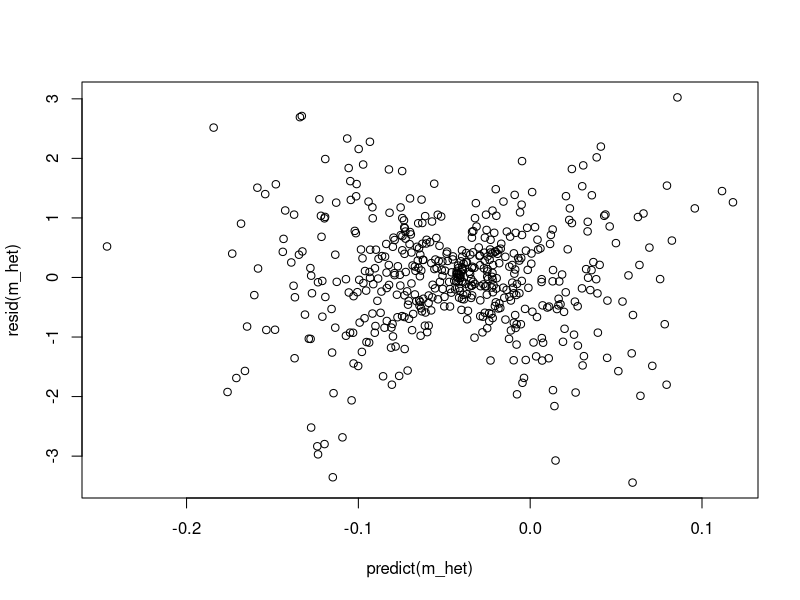
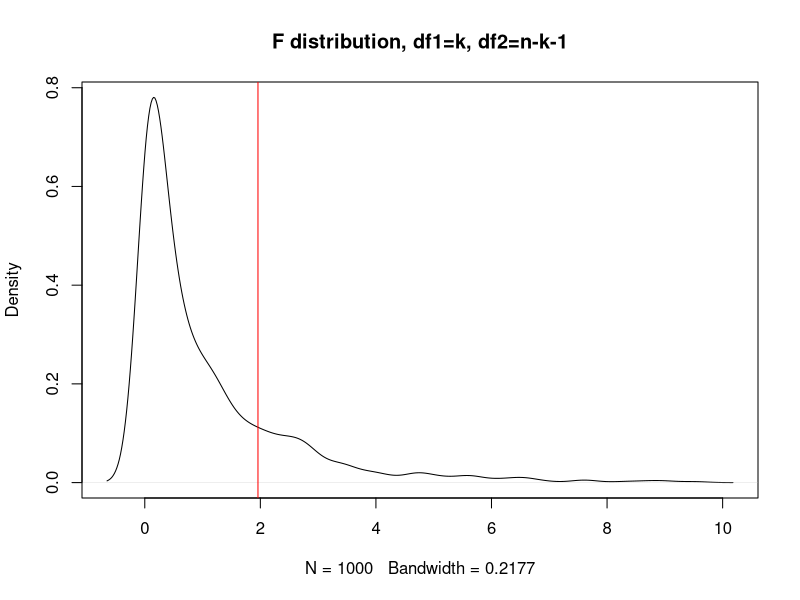

Write R code to recreate these figures, in order.
## ---- chunk 1
set.seed(1)
x <- rnorm(500)
u <- rnorm(500, sd = sqrt(abs(x)))
y <- 0.01 * x + u
## ---- chunk 2
m_het <- lm(y ~ x)
plot(resid(m_het) ~ predict(m_het))
## ---- chunk 3
library(AER) # For the tests
## ---- chunk 4
bptest(m_het, varformula = ~ x)
## ---- chunk 5
yhat <- predict(m_het)
bptest(m_het, varformula = ~ yhat + I(yhat^2))
## ---- chunk 6
m_bp <- lm(y ~ x)
squared_residuals <- resid(m_bp) ** 2
m_bp_stage2 <- lm(squared_residuals ~ x)
R_squared <- summary(m_bp_stage2)$r.squared

n <- length(y) ; k <- 1 # k = 1 because we only have 1 x
(F_statistic <- (R_squared / k) / ((1 - R_squared) / (n - k - 1)))
## ---- chunk 7
plot(density(rf(1000, df1 = k , df2 = n - k - 1)),
     main = "F distribution, df1=k, df2=n-k-1") ; abline(v = F_statistic, col = 'red')
## ---- chunk 8
1 - pf(F_statistic, df1 = k, df2 = n - k - 1)
## ---- chunk 9
(t_bp <- bptest(m_het, varformula = ~ x))
## ---- chunk 10
m_white <- lm(y ~ x)
uhat <- resid(m_white) ; yhat <- predict(m_white)
m_white_stage2 <- lm(uhat ** 2 ~ yhat + yhat ** 2)
R_squared <- summary(m_white_stage2)$r.squared

n <- length(y) ; k <- 2 # k = 1 because we have 2 regressors, yhat and yhat squared
(F_statistic <- (R_squared / k) / ((1 - R_squared) / (n - k - 1)))
pf(F_statistic, df1 = 2, df2 = n - 3)
bptest(m_het, varformula = ~ predict(m_het) + predict(m_het) ** 2)
## ---- chunk 11
vcovHC(m_het, type = "HC") # from package sandwich, loaded by AER
## ---- chunk 12
coeftest(m_het, vcov = vcovHC(m_het, type = "HC"))
summary(m_het)
## ---- chunk 13
m_robust1 <- lm(x ~ 1)
numerator <- sum((resid(m_robust1)**2) * (resid(m_het)**2))
SSR <- sum(resid(m_robust1)**2) ** 2

(var_beta_x <- numerator / SSR)
## ---- chunk 14
vcovHC(m_het, type = "HC")
